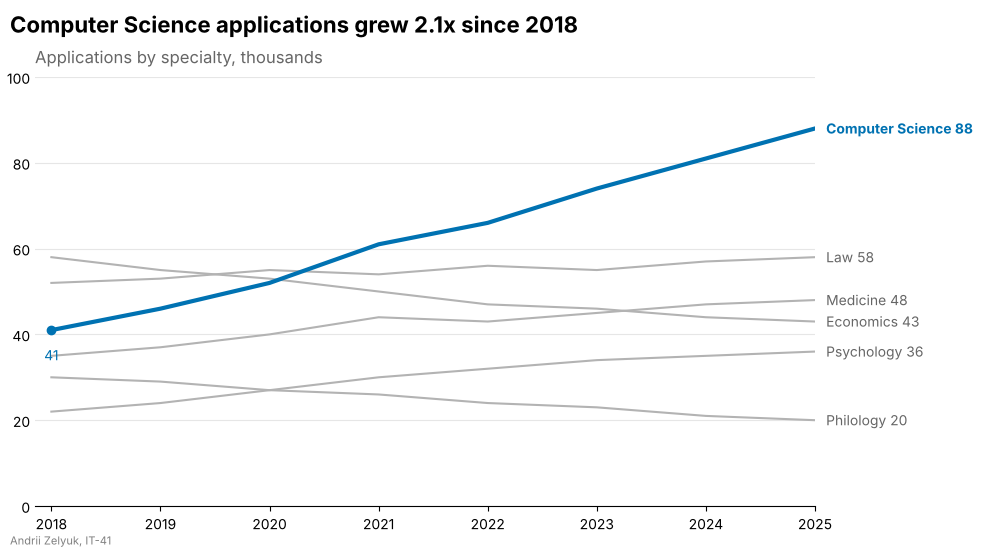

Write the Python code that produced this figure.
import matplotlib.pyplot as plt
import numpy as np

STUDENT_NAME = "Andrii Zelyuk"   # ім'я та прізвище транслітерацією
STUDENT_GROUP = "IT-41"   # група

years = np.arange(2018, 2026)
# заяви вступників за спеціальностями, тис.
applications = {
    "Computer Science": np.array([41, 46, 52, 61, 66, 74, 81, 88]),
    "Economics": np.array([58, 55, 53, 50, 47, 46, 44, 43]),
    "Law": np.array([52, 53, 55, 54, 56, 55, 57, 58]),
    "Medicine": np.array([35, 37, 40, 44, 43, 45, 47, 48]),
    "Psychology": np.array([22, 24, 27, 30, 32, 34, 35, 36]),
    "Philology": np.array([30, 29, 27, 26, 24, 23, 21, 20]),
}
highlight = "Computer Science"

HIGHLIGHT_COLOR = "#0072B2"
GRAY = "0.7"
TEXT_GRAY = "0.4"

# загальні налаштування рамок - один раз для всієї фігури
plt.rcParams["axes.spines.top"] = False
plt.rcParams["axes.spines.right"] = False
plt.rcParams["axes.spines.left"] = False

fig, ax = plt.subplots(figsize=(10, 5.5))

# спершу сірі лінії, виділена - поверх них
for name, values in applications.items():
    if name == highlight:
        continue
    ax.plot(years, values, color=GRAY, linewidth=1.5)
    ax.annotate(f"{name} {values[-1]}", xy=(years[-1], values[-1]), xytext=(8, 0),
                textcoords="offset points", va="center", color=TEXT_GRAY, fontsize=10)

main = applications[highlight]
ax.plot(years, main, color=HIGHLIGHT_COLOR, linewidth=3, zorder=3)
ax.plot(years[0], main[0], "o", color=HIGHLIGHT_COLOR, zorder=3)
ax.annotate(f"{main[0]}", xy=(years[0], main[0]), xytext=(0, -12),
            textcoords="offset points", ha="center", va="top", color=HIGHLIGHT_COLOR)
ax.annotate(f"{highlight} {main[-1]}", xy=(years[-1], main[-1]), xytext=(8, 0),
            textcoords="offset points", va="center", color=HIGHLIGHT_COLOR,
            fontweight="bold", fontsize=10)

ax.set_xlim(years[0] - 0.15, years[-1])
ax.set_ylim(0, 100)
ax.set_xticks(years)
ax.tick_params(axis="y", length=0)
ax.grid(axis="y", color="0.9")

# заголовок - висновок; кратність зростання рахується з даних
growth = main[-1] / main[0]
fig.suptitle(f"{highlight} applications grew {growth:.1f}x since {years[0]}",
             x=0.01, ha="left", fontsize=16, fontweight="bold")
ax.set_title("Applications by specialty, thousands", loc="left", color=TEXT_GRAY, pad=10)

fig.text(0.01, 0.01, f"{STUDENT_NAME}, {STUDENT_GROUP}", fontsize=8, color="gray")
fig.subplots_adjust(left=0.035, right=0.815, top=0.86, bottom=0.08)

fig.savefig("task_1.png", dpi=100)
plt.show()
